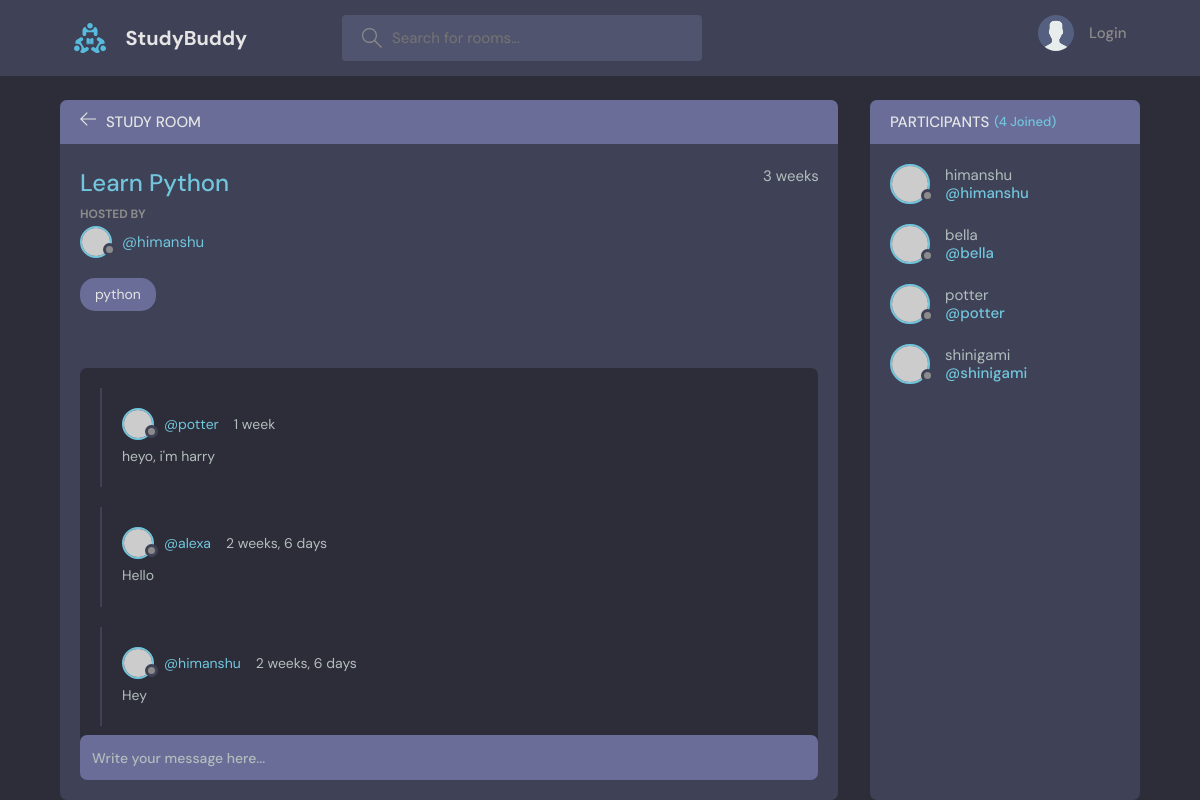
Page /room/1/ on the earlier database version.
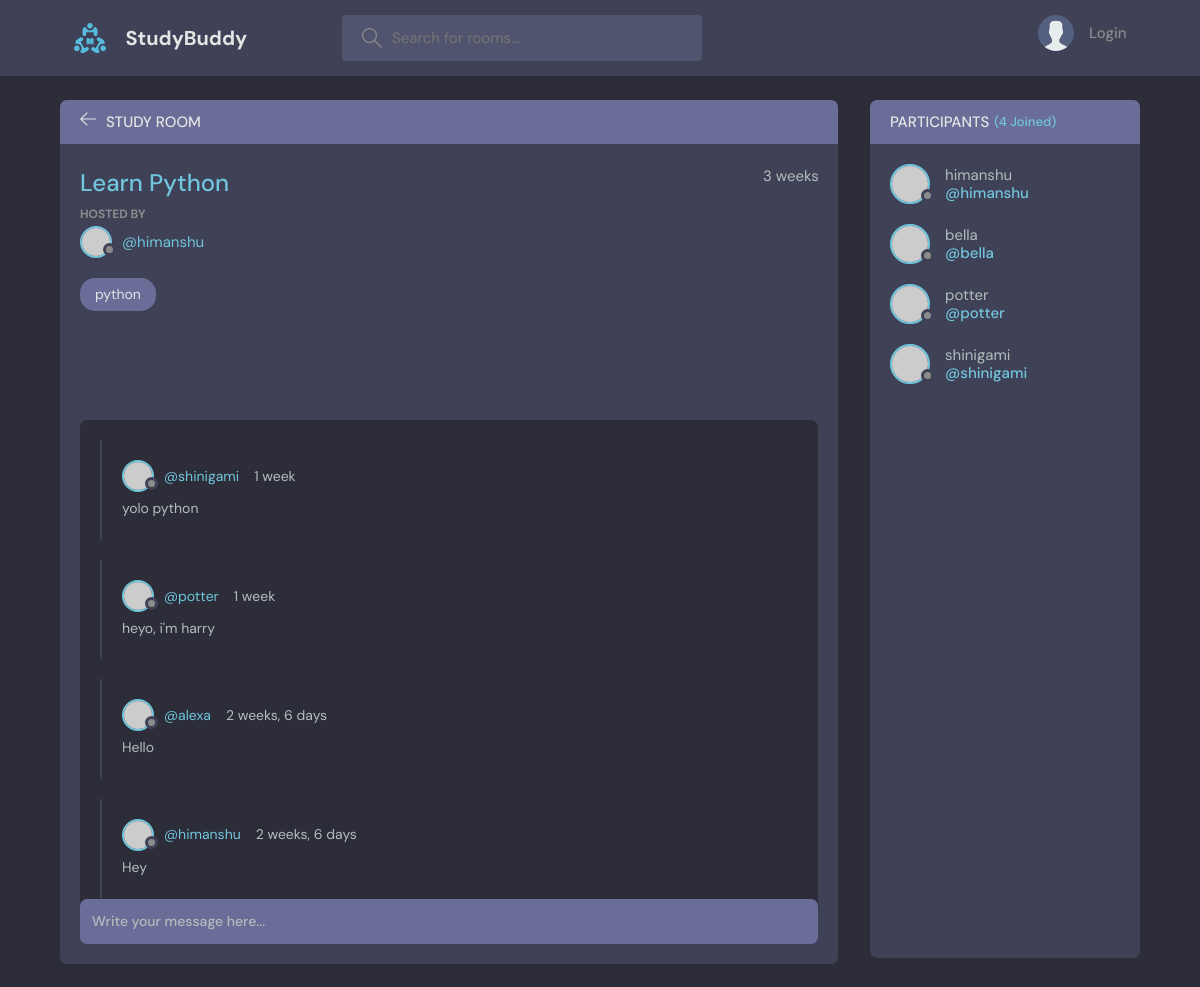
Same page on the later database version.
### base/models.py (models this page shows, shortened)
class Message(models.Model):
    user = models.ForeignKey(User, on_delete=models.CASCADE)
    room = models.ForeignKey(Room, on_delete=models.CASCADE)
    body = models.TextField()
    updated = models.DateTimeField(auto_now = True)
    created = models.DateTimeField(auto_now_add=True)
    class Meta:
        ordering = ['-updated','-created']

### base/views.py (the view, shortened to what this page needs)
# urls.py: path('room/<int:pk>/', views.room, name='room'),
def room(request,pk):
    room = Room.objects.get(id=pk)
    roomMessages = room.message_set.all()
    participants = room.participants.all()
    context = {'room':room , 'roomMessages':roomMessages, 'participants':participants}
    return render(request,'base/room.html',context)

### base/models.py (called while the page is built)
    def __str__(self):
        return self.name

### base/templates/base/room.html (shortened to what this page needs)
{% extends 'main.html' %}
{% block content %}
    <main class="profile-page layout layout--2">
      <div class="container">
        <div class="room">
          <div class="room__top">
            <div class="room__topLeft">
              <a href="{% url 'home' %}">
                <svg version="1.1" xmlns="http://www.w3.org/2000/svg" width="32" height="32" viewBox="0 0 32 32">
                  <title>arrow-left</title>
                  <path
                    d="M13.723 2.286l-13.723 13.714 13.719 13.714 1.616-1.611-10.96-10.96h27.625v-2.286h-27.625l10.965-10.965-1.616-1.607z"
                  ></path>
                </svg>
              </a>
              <h3>Study Room</h3>
            </div>
          </div>
          <div class="room__box scroll">
            <div class="room__header scroll">
              <div class="room__info">
                <h3>{{room.name}}</h3>
                <span>{{room.created|timesince}}</span>
              </div>
              <div class="room__hosted">
                <p>Hosted By</p>
                <a href="{% url 'user-profile' room.host.id %}" class="room__author">
                  <div class="avatar avatar--small">
                    <img src="https://randomuser.me/api/portraits/men/37.jpg" />
                  </div>
                  <span>@{{room.host.username}}</span>
                </a>
              </div>
              <span class="room__topics">{{room.topic}}</span>
            </div>
            <div class="room__conversation">
              <div class="threads scroll">
                {% for thread in roomMessages %}
                <div class="thread">
                  <div class="thread__top">
                    <div class="thread__author">
                      <a href="{% url 'user-profile' thread.user.id %}" class="thread__authorInfo">
                        <div class="avatar avatar--small">
                          <img src="https://randomuser.me/api/portraits/men/37.jpg" />
                        </div>
                        <span>@{{thread.user.username}}</span>
                      </a>
                      <span class="thread__date">{{thread.created | timesince}}</span>
                    </div>
                  </div>
                  <div class="thread__details">
                    {{thread.body}}
                  </div>
                </div>
                {% endfor %}
              </div>
            </div>
          </div>
          <div class="room__message">
            <form action="" method="POST">
              <input name="body" placeholder="Write your message here..." /></form>
          </div>
        </div>
        <div class="participants">
          <h3 class="participants__top">Participants <span>({{participants.count}} Joined)</span></h3>
          <div class="participants__list scroll">
            {% for participant in participants %}
            <a href="{% url 'user-profile' participant.id %}" class="participant">
              <div class="avatar avatar--medium">
                <img src="https://randomuser.me/api/portraits/men/37.jpg" />
              </div>
              <p>
                {{participant.username}}
                <span>@{{participant.username}}</span>
              </p>
            </a>
            {% endfor %}
          </div>
        </div>
      </div>
    </main>
{% endblock content %}

Differences in the rows shown:
added Message: user.username "shinigami", created "1 week", body "yolo python"
